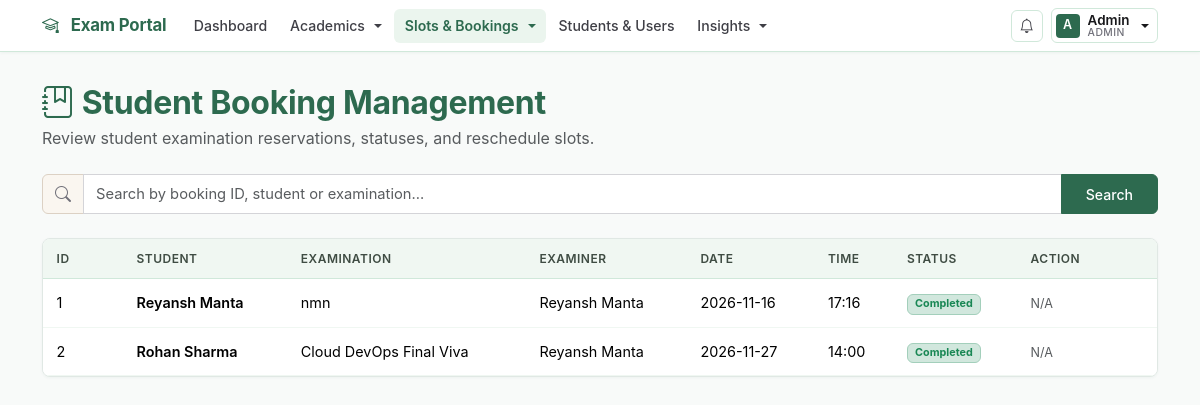
/admin/bookings (signed in), run on an earlier commit of the app's database.
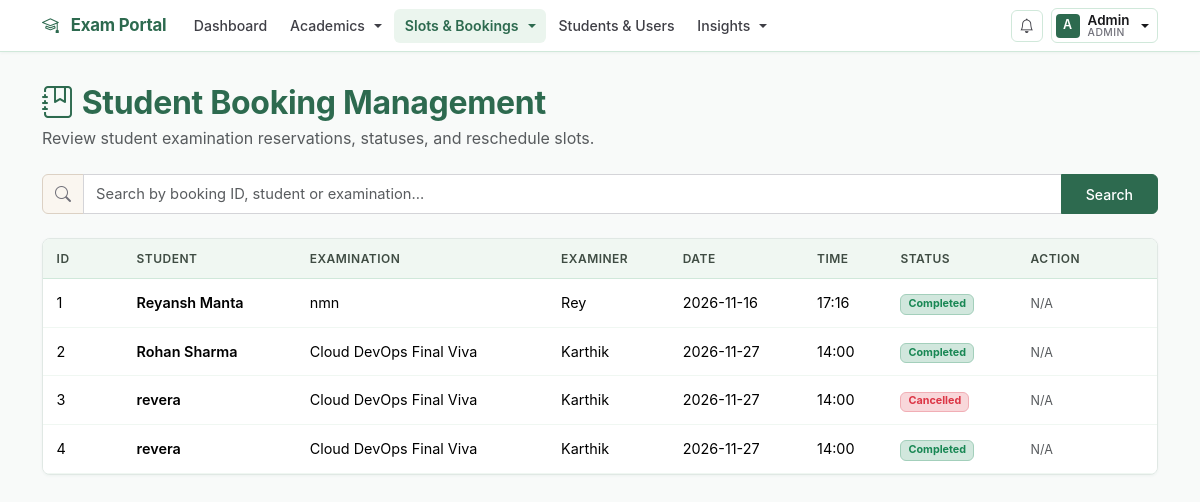
And on a later commit of the database.
### models.py (models this page shows, shortened)
class Booking(db.Model):
    id = db.Column(db.Integer, primary_key=True)
    student_id = db.Column(
        db.Integer, db.ForeignKey("user.id"), nullable=False
    )
    slot_id = db.Column(
        db.Integer, db.ForeignKey("examination_slot.id"), nullable=False
    )
    status = db.Column(db.String(20), default="Booked")
    student = db.relationship("User", backref="bookings")
    slot = db.relationship("ExaminationSlot", backref="bookings")

class User(db.Model):
    id = db.Column(db.Integer, primary_key=True)
    name = db.Column(db.String(100), nullable=False)
    email = db.Column(db.String(100), unique=True, nullable=False)
    password_hash = db.Column(db.String(200), nullable=False)
    role = db.Column(db.String(20), nullable=False)
    is_approved = db.Column(db.Boolean, default=False)
    is_active = db.Column(db.Boolean, default=True)

class Examination(db.Model):
    id = db.Column(db.Integer, primary_key=True)
    name = db.Column(db.String(100), nullable=False)
    course_id = db.Column(
        db.Integer, db.ForeignKey("course.id"), nullable=False
    )
    status = db.Column(db.String(30), default="Draft")
    slot_creation_start = db.Column(db.String(30))
    slot_creation_end = db.Column(db.String(30))
    booking_start = db.Column(db.String(30))
    booking_end = db.Column(db.String(30))
    slot_creation_open = db.Column(db.Boolean, default=False)
    booking_open = db.Column(db.Boolean, default=False)
    course = db.relationship("Course", backref="examinations")

class ExaminationSlot(db.Model):
    id = db.Column(db.Integer, primary_key=True)
    examination_id = db.Column(
        db.Integer, db.ForeignKey("examination.id"), nullable=False
    )
    examiner_id = db.Column(
        db.Integer, db.ForeignKey("user.id"), nullable=False
    )
    date = db.Column(db.String(20), nullable=False)
    time = db.Column(db.String(20), nullable=False)
    capacity = db.Column(db.Integer, default=1)
    examination = db.relationship("Examination", backref="slots")
    examiner = db.relationship("User", backref="assigned_slots")

### routes/admin.py (the view, shortened to what this page needs)
    @app.route("/admin/bookings")
    @role_required("Admin")
    def admin_bookings():
        search = request.args.get("search", "").strip()
        all_bookings = Booking.query.all()
        return render_template(
            "admin_bookings.html",
            bookings=all_bookings,
            search=search
        )

### app.py (called while the page is built)
@app.context_processor
def inject_global_data():
    unread_count = 0
    if "user_id" in session:
        unread_count = Notification.query.filter_by(
            user_id=session["user_id"],
            is_read=False,
        ).count()
    return {"unread_notifications_count": unread_count}

### helpers.py (called while the page is built)
def role_required(required_role):
    def decorator(fn):
        @wraps(fn)
        def wrapper(*args, **kwargs):
            if "user_id" not in session:
                return redirect(url_for("login"))
            user = User.query.get(session["user_id"])
            if not user or not user.is_active:
                session.clear()
                return redirect(url_for("login"))
            if user.role != required_role:
                abort(403)
            if user.role == "Examiner" and not user.is_approved:
                session.clear()
                return redirect(url_for("login"))
            return fn(*args, **kwargs)
        return wrapper
    return decorator

### templates/admin_bookings.html (shortened to what this page needs)
{% extends "base.html" %}
{% block content %}
<div class="container mt-4">
    <div class="d-flex justify-content-between align-items-center mb-4">
        <div>
            <h2 class="fw-bold mb-1" style="color: var(--color-primary);">
                <i class="bi bi-journal-bookmark me-2" style="color: var(--color-accent);"></i>Student Booking Management
            </h2>
            <p class="text-muted mb-0">Review student examination reservations, statuses, and reschedule slots.</p>
        </div>
    </div>
    <form method="GET" class="mb-4">
        <div class="input-group">
            <span class="input-group-text" style="background: #faf6f0; border-color: #dcd1c4; color: var(--color-muted);"><i class="bi bi-search"></i></span>
            <input type="text"
                   name="search"
                   class="form-control"
                   placeholder="Search by booking ID, student or examination..."
                   value="{{ search }}">
            <button type="submit" class="btn btn-warm-primary px-4">Search</button>
        </div>
    </form>
    <div class="card shadow-sm">
        <div class="card-body p-0">
            <div class="table-responsive">
                <table class="table table-hover align-middle mb-0">
                    <thead class="warm-thead">
                        <tr>
                            <th style="width: 80px;">ID</th>
                            <th>Student</th>
                            <th>Examination</th>
                            <th>Examiner</th>
                            <th>Date</th>
                            <th>Time</th>
                            <th>Status</th>
                            <th style="width: 140px;">Action</th>
                        </tr>
                    </thead>
                    <tbody>
                        {% for booking in bookings %}
                        <tr>
                            <td>{{ booking.id }}</td>
                            <td class="fw-semibold">{{ booking.student.name }}</td>
                            <td>{{ booking.slot.examination.name }}</td>
                            <td>{{ booking.slot.examiner.name }}</td>
                            <td>{{ booking.slot.date }}</td>
                            <td>{{ booking.slot.time }}</td>
                            <td>
                                {% if booking.status == 'Booked' %}
                                    <span class="badge bg-primary-subtle text-primary border border-primary-subtle">Booked</span>
                                {% elif booking.status == 'Completed' %}
                                    <span class="badge bg-success-subtle text-success border border-success-subtle">Completed</span>
                                {% elif booking.status == 'Cancelled' %}
                                    <span class="badge bg-danger-subtle text-danger border border-danger-subtle">Cancelled</span>
                                {% else %}
                                    <span class="badge bg-light text-dark border">{{ booking.status }}</span>
                                {% endif %}
                            </td>
                            <td>
                                {% if booking.status == 'Booked' %}
                                <a href="{{ url_for('reschedule_booking', booking_id=booking.id) }}"
                                   class="btn btn-sm"
                                   style="background:#d4870a; color:white; border:none;">
                                    <i class="bi bi-clock-history me-1"></i> Reschedule
                                </a>
                                {% else %}
                                <span class="text-muted small">N/A</span>
                                {% endif %}
                            </td>
                        </tr>
                        {% endfor %}
                    </tbody>
                </table>
            </div>
        </div>
    </div>
</div>
{% endblock %}

What changed in the data, as far as the page shows it:
computed for Booking "Reyansh Manta": slot.examiner.name "Reyansh Manta" → "Rey"
changed Booking "Rohan Sharma": slot.examiner.name "Reyansh Manta" → "Karthik"
added Booking: id "3", student.name "revera", slot.examination.name "Cloud DevOps Final Viva", slot.examiner.name "Karthik", slot "2026-11-27", slot.time "14:00", status "Cancelled"
added Booking: id "4", student.name "revera", slot.examination.name "Cloud DevOps Final Viva", slot.examiner.name "Karthik", slot "2026-11-27", slot.time "14:00", status "Completed"
